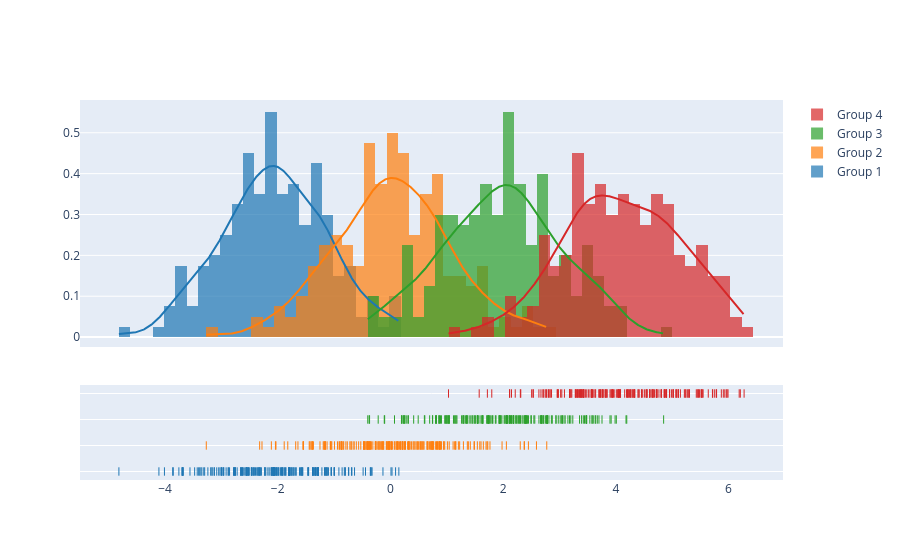

Notebook cell for this chart:
### Code cell
import plotly.figure_factory as ff

# Add histogram data
x1 = np.random.randn(200) - 2
x2 = np.random.randn(200)
x3 = np.random.randn(200) + 2
x4 = np.random.randn(200) + 4

# Group data together
hist_data = [x1, x2, x3, x4]

group_labels = ['Group 1', 'Group 2', 'Group 3', 'Group 4']

# Create distplot with custom bin_size
fig = ff.create_distplot(hist_data, group_labels, bin_size=.2)
fig.show()

### Figure 1 — Plotly figure (JSON) as saved in the notebook; plotly's stock layout.template omitted (floating-point values rounded to 4 significant figures; data arrays with more than 128 entries replaced by an {"elided": "..."} marker saying what was removed)
{"data": [{"autobinx": false, "histnorm": "probability density", "legendgroup": "Group 1", "marker": {"color": "rgb(31, 119, 180)"}, "name": "Group 1", "opacity": 0.7, "type": "histogram", "x": {"elided": "200 float values"}, "xaxis": "x", "xbins": {"end": 0.1496, "size": 0.2, "start": -4.818}, "yaxis": "y"}, {"autobinx": false, "histnorm": "probability density", "legendgroup": "Group 2", "marker": {"color": "rgb(255, 127, 14)"}, "name": "Group 2", "opacity": 0.7, "type": "histogram", "x": {"elided": "200 float values"}, "xaxis": "x", "xbins": {"end": 2.774, "size": 0.2, "start": -3.268}, "yaxis": "y"}, {"autobinx": false, "histnorm": "probability density", "legendgroup": "Group 3", "marker": {"color": "rgb(44, 160, 44)"}, "name": "Group 3", "opacity": 0.7, "type": "histogram", "x": {"elided": "200 float values"}, "xaxis": "x", "xbins": {"end": 4.848, "size": 0.2, "start": -0.4021}, "yaxis": "y"}, {"autobinx": false, "histnorm": "probability density", "legendgroup": "Group 4", "marker": {"color": "rgb(214, 39, 40)"}, "name": "Group 4", "opacity": 0.7, "type": "histogram", "x": {"elided": "200 float values"}, "xaxis": "x", "xbins": {"end": 6.276, "size": 0.2, "start": 1.031}, "yaxis": "y"}, {"legendgroup": "Group 1", "marker": {"color": "rgb(31, 119, 180)"}, "mode": "lines", "name": "Group 1", "showlegend": false, "type": "scatter", "x": {"elided": "500 float values"}, "xaxis": "x", "y": {"elided": "500 float values"}, "yaxis": "y"}, {"legendgroup": "Group 2", "marker": {"color": "rgb(255, 127, 14)"}, "mode": "lines", "name": "Group 2", "showlegend": false, "type": "scatter", "x": {"elided": "500 float values"}, "xaxis": "x", "y": {"elided": "500 float values"}, "yaxis": "y"}, {"legendgroup": "Group 3", "marker": {"color": "rgb(44, 160, 44)"}, "mode": "lines", "name": "Group 3", "showlegend": false, "type": "scatter", "x": {"elided": "500 float values"}, "xaxis": "x", "y": {"elided": "500 float values"}, "yaxis": "y"}, {"legendgroup": "Group 4", "marker": {"color": "rgb(214, 39, 40)"}, "mode": "lines", "name": "Group 4", "showlegend": false, "type": "scatter", "x": {"elided": "500 float values"}, "xaxis": "x", "y": {"elided": "500 float values"}, "yaxis": "y"}, {"legendgroup": "Group 1", "marker": {"color": "rgb(31, 119, 180)", "symbol": "line-ns-open"}, "mode": "markers", "name": "Group 1", "showlegend": false, "type": "scatter", "x": {"elided": "200 float values"}, "xaxis": "x", "y": {"elided": "200 str values"}, "yaxis": "y2"}, {"legendgroup": "Group 2", "marker": {"color": "rgb(255, 127, 14)", "symbol": "line-ns-open"}, "mode": "markers", "name": "Group 2", "showlegend": false, "type": "scatter", "x": {"elided": "200 float values"}, "xaxis": "x", "y": {"elided": "200 str values"}, "yaxis": "y2"}, {"legendgroup": "Group 3", "marker": {"color": "rgb(44, 160, 44)", "symbol": "line-ns-open"}, "mode": "markers", "name": "Group 3", "showlegend": false, "type": "scatter", "x": {"elided": "200 float values"}, "xaxis": "x", "y": {"elided": "200 str values"}, "yaxis": "y2"}, {"legendgroup": "Group 4", "marker": {"color": "rgb(214, 39, 40)", "symbol": "line-ns-open"}, "mode": "markers", "name": "Group 4", "showlegend": false, "type": "scatter", "x": {"elided": "200 float values"}, "xaxis": "x", "y": {"elided": "200 str values"}, "yaxis": "y2"}], "layout": {"barmode": "overlay", "hovermode": "closest", "legend": {"traceorder": "reversed"}, "xaxis": {"anchor": "y2", "domain": [0.0, 1.0], "zeroline": false}, "yaxis": {"anchor": "free", "domain": [0.35, 1], "position": 0.0}, "yaxis2": {"anchor": "x", "domain": [0, 0.25], "dtick": 1, "showticklabels": false}}}
